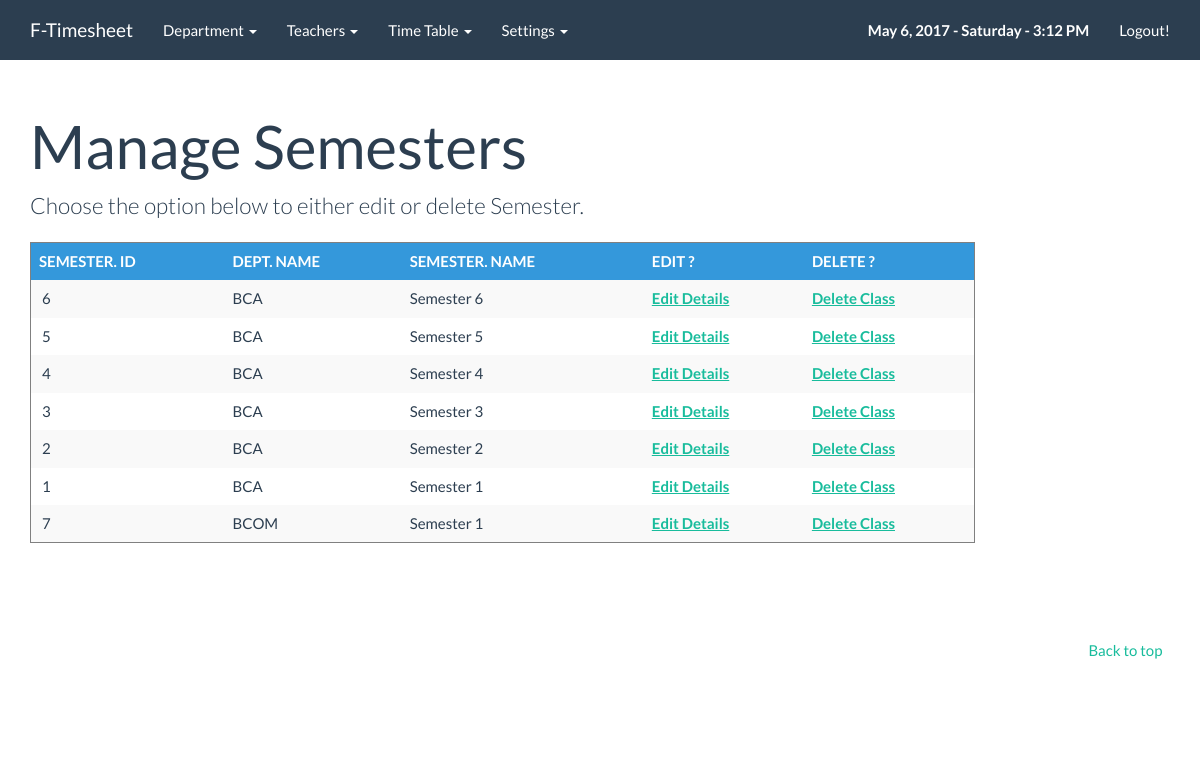
The page /admin/semesteredit.php (signed in) on the database its author committed.
### tables this page shows
CREATE TABLE IF NOT EXISTS `semesters` (
  `SemesterId` int(11) NOT NULL AUTO_INCREMENT,
  `SemesterName` varchar(50) NOT NULL,
  `DeptId` int(11) NOT NULL,
  PRIMARY KEY (`SemesterId`)
);

CREATE TABLE IF NOT EXISTS `departments` (
  `DeptId` int(10) NOT NULL AUTO_INCREMENT,
  `DeptInitials` varchar(50) NOT NULL,
  `DeptFullName` varchar(100) NOT NULL,
  PRIMARY KEY (`DeptId`),
  UNIQUE KEY `DeptInitials` (`DeptInitials`),
  UNIQUE KEY `DeptInitials_2` (`DeptInitials`)
);

### admin/semesteredit.php (the view, shortened to what this page needs)
<?PHP
include("../config.php");
?><!DOCTYPE html>
<html lang="en">
  <head>
    <link rel="stylesheet" href="../css/bootstrap.css" media="screen">
    <link rel="stylesheet" href="../css/custom.min.css">
  </head>
  <body>
    <div class="navbar navbar-default navbar-fixed-top">
      <div class="container">
        <div class="navbar-header">
          <a href="index.php" class="navbar-brand">F-Timesheet</a>
        </div>
        <div class="navbar-collapse collapse" id="navbar-main">
        <ul class="nav navbar-nav">
         <li class="dropdown">
          <a href="#" class="dropdown-toggle" data-toggle="dropdown" role="button" aria-expanded="false">Department <span class="caret"></span></a>
        </li>
		<li class="dropdown">
          <a href="#" class="dropdown-toggle" data-toggle="dropdown" role="button" aria-expanded="false">Teachers <span class="caret"></span></a>
        </li>
		<li class="dropdown">
          <a href="#" class="dropdown-toggle" data-toggle="dropdown" role="button" aria-expanded="false">Time Table <span class="caret"></span></a>
        </li>
		<li class="dropdown">
          <a href="#" class="dropdown-toggle" data-toggle="dropdown" role="button" aria-expanded="false">Settings <span class="caret"></span></a>
        </li>
          </ul>
          <ul class="nav navbar-nav navbar-right">
            <li style="text-decoration:none;"><a><span id="date_time"></span></a>
            <script type="text/javascript">window.onload = date_time('date_time');</script></li>
			 <li>
              <a href="logout.php">Logout!</a>
            </li>
          </ul>
        </div>
      </div>
    </div>
    <div class="container">
      <div class="page-header" id="banner">
        <div class="row">
          <div class="col-lg-8 col-md-7 col-sm-6">
            <h1>Manage Semesters</h1>
          </div>
		  <? if (!$_GET['typ']){ ?>
		   <div class="col-lg-10">
		   <p class="lead">Choose the option below to either edit or delete Semester.</p>
		  <?
		  $sql=" SELECT * from semesters s, departments d WHERE  s.DeptId = d.DeptId ORDER BY DeptInitials ASC";
			 $result = mysqli_query($conn,$sql);
			if(mysqli_num_rows($result)>0){ $i=1;
?>
		  <table class="table table-striped table-hover " border="1">
  <thead>
    <tr class="info">
      <th >SEMESTER. ID</th>
      <th >DEPT. NAME</th>
     <th >SEMESTER. NAME</th>
      <th >EDIT ?</th>
     <th >DELETE ?</th>
    </tr>
  </thead>
  <tbody>
  <?
 while ($ListData=mysqli_fetch_array($result)){
 	?>
  <tr>
      <td>&nbsp;<?=$ListData['SemesterId'];?></td>
      <td><?=$ListData['DeptInitials'];?></td>
      <td><?=$ListData['SemesterName'];?></td>
     <td><a href="semesteredit.php?id=<?=$ListData['SemesterId'];?>&typ=edit" ><b>Edit Details</b></a></td>
	   <td><a href="semesteredit.php?id=<?=$ListData['SemesterId'];?>&typ=del" onclick="return confirm('Are you sure you want to Delete this Semester?');" ><b>Delete Class</b></a></td>
    </tr>
<?    $i= $i+1; }
 echo "</tbody></table>";
}else{ echo "<center><font color='blue'><b>NO RESULTS FOUND !</b></font>!</center></td></tr>"; } mysqli_close($conn);
?>
		  </div>
		  <? }  if ($_GET['typ'] == 'edit'){
$GetSem = "SELECT * from semesters where SemesterId=".$_GET['id']."";
$FetchSem = mysqli_query($conn,$GetSem);
$FetchSem = mysqli_fetch_array($FetchSem);
$GetDept = "SELECT * from departments";
$FetchDept = mysqli_query($conn,$GetDept);
		  ?>
		   <div class="col-lg-10">
		   <p class="lead">Edit Semester.</p>
	 <div class="well bs-component">
	 <form class="form-horizontal" onsubmit="return verify1();" id="infoForm1" method="POST" >
  <fieldset>
     <div class="form-group">
      <label for="inputPassword" class="col-lg-2 control-label">Semester. Name</label>
      <div class="col-lg-10">
        <input class="form-control" id="inputPassword" placeholder="Enter Semester Name" type="text"  value="<?=$FetchSem['SemesterName'];?>" name="semestername" maxlength="100" required>
         </div>
    </div>
	<div class="form-group">
      <label for="select" class="col-lg-2 control-label">Select Dept.</label>
      <div class="col-lg-10">
       <label><select class="form-control" name="selectdept">
	   <option value=""> -- Select Department for Class --</option>
	    <?  if(mysqli_num_rows($FetchDept)>0){ $i=1;
				while ($ListData=mysqli_fetch_array($FetchDept)){
					if($ListData['DeptId'] == $FetchSem['DeptId']){ $selected = "selected";}else{$selected = "";}
		?>
          <option value="<?=$ListData['DeptId'];?>" <?=$selected;?>>&nbsp;<?=$ListData['DeptInitials'];?> </option>
<?    $i= $i+1; }  }else{ echo "No Streams added to Display"; } mysqli_close($conn); ?>
         </select> </label>
        </select>
      </div>
    </div>
    <div class="form-group">
      <div class="col-lg-10 col-lg-offset-2">
	  <input type="hidden" value="semesterupdate" name="formtype"/>
	  <input type="hidden" value="<?=$_GET['id'];?>"  name="semesterid"/>
        <button type="submit" class="btn btn-primary">Update Semester Details</button>
		<br><br><div id="show1" style="color:red; font-weight:bold;"></div>
      </div>
    </div>
  </fieldset>
</form>
</div></div>
<script type="text/javascript">
	 	 function  verify1(){
	$("#show1").html("<img src='../images/loadingbar.gif'/>");
	var serializedValues = jQuery("#infoForm1").serialize();
	jQuery.ajax({ type: 'POST',url:"functions.php",data: serializedValues, success: function(returnval){
    //  alert("success");
       $("#show1").html(returnval);
	  // $('#show1').delay(2000).fadeOut();
	   $('#show1').show();
  }  });
	return false;
  }
  </script>
		  <? }  ?>
		  </div>
		  </div>
      <footer>  <br>
        <div class="row">
		<ul class="list-unstyled">
              <li class="pull-right"><a href="#top">Back to top</a></li>
			  </ul>
        </div>
      </footer>
    </div>
 </body>
</html>

### rows shown on the page
semesters: SemesterId "6", DeptId.DeptInitials "BCA", SemesterName "Semester 6"
semesters: SemesterId "5", DeptId.DeptInitials "BCA", SemesterName "Semester 5"
semesters: SemesterId "4", DeptId.DeptInitials "BCA", SemesterName "Semester 4"
semesters: SemesterId "3", DeptId.DeptInitials "BCA", SemesterName "Semester 3"
semesters: SemesterId "2", DeptId.DeptInitials "BCA", SemesterName "Semester 2"
semesters: SemesterId "1", DeptId.DeptInitials "BCA", SemesterName "Semester 1"
semesters: SemesterId "7", DeptId.DeptInitials "BCOM", SemesterName "Semester 1"
